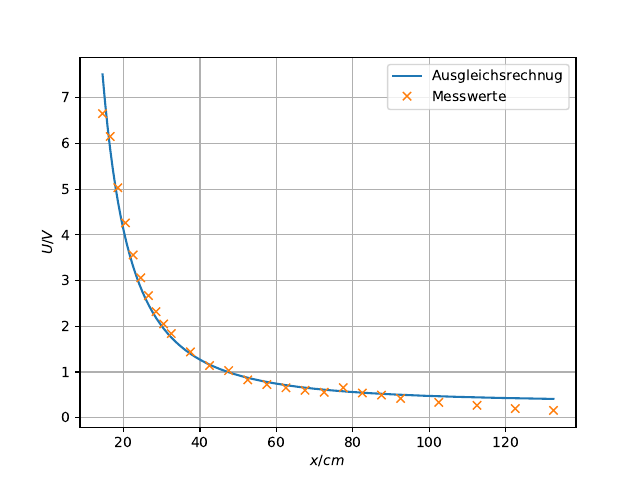

Source code (Python):

import numpy as np
import matplotlib.pyplot as plt
import math
from scipy.optimize import curve_fit
from pylab import figure, axes, pie, title, show



x, y = np.loadtxt('Intensität.txt', unpack=True,delimiter=',')



def f(x,a,b):
    return a*1/(x**2)+b
popt, pcov = curve_fit(f, x, y)
print(popt)
print(pcov)

x_new = np.linspace(x[0], x[-1], 50000)

plt.plot(x_new,f(x_new,*popt),'-', label='Ausgleichsrechnug')




plt.figure(1)
plt.plot(x,y,'x', label ='Messwerte')


plt.ylabel('$U/V$')
plt.xlabel('$x/cm$')
plt.grid()
plt.legend()




plt.savefig('Intensität.pdf')
print ('Fertig')
